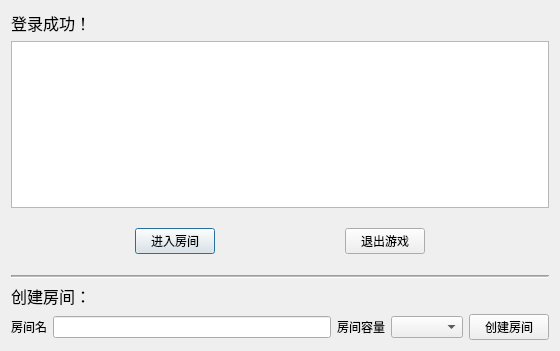
<?xml version="1.0" encoding="UTF-8"?>
<ui version="4.0">
 <class>hall_system</class>
 <widget class="QDialog" name="hall_system">
  <property name="geometry">
   <rect>
    <x>0</x>
    <y>0</y>
    <width>560</width>
    <height>351</height>
   </rect>
  </property>
  <property name="windowTitle">
   <string>hall_system</string>
  </property>
  <layout class="QVBoxLayout" name="verticalLayout">
   <item>
    <widget class="QLabel" name="Tips">
     <property name="font">
      <font>
       <family>黑体</family>
       <pointsize>12</pointsize>
      </font>
     </property>
     <property name="text">
      <string>登录成功！</string>
     </property>
    </widget>
   </item>
   <item>
    <widget class="QTableView" name="roomTable"/>
   </item>
   <item>
    <spacer name="verticalSpacer">
     <property name="orientation">
      <enum>Qt::Vertical</enum>
     </property>
     <property name="sizeHint" stdset="0">
      <size>
       <width>20</width>
       <height>40</height>
      </size>
     </property>
    </spacer>
   </item>
   <item>
    <layout class="QHBoxLayout" name="horizontalLayout_2">
     <item>
      <spacer name="horizontalSpacer_3">
       <property name="orientation">
        <enum>Qt::Horizontal</enum>
       </property>
       <property name="sizeHint" stdset="0">
        <size>
         <width>40</width>
         <height>20</height>
        </size>
       </property>
      </spacer>
     </item>
     <item>
      <widget class="QPushButton" name="enterBtn">
       <property name="text">
        <string>进入房间</string>
       </property>
      </widget>
     </item>
     <item>
      <spacer name="horizontalSpacer_2">
       <property name="orientation">
        <enum>Qt::Horizontal</enum>
       </property>
       <property name="sizeHint" stdset="0">
        <size>
         <width>40</width>
         <height>20</height>
        </size>
       </property>
      </spacer>
     </item>
     <item>
      <widget class="QPushButton" name="exitBtn">
       <property name="text">
        <string>退出游戏</string>
       </property>
      </widget>
     </item>
     <item>
      <spacer name="horizontalSpacer">
       <property name="orientation">
        <enum>Qt::Horizontal</enum>
       </property>
       <property name="sizeHint" stdset="0">
        <size>
         <width>40</width>
         <height>20</height>
        </size>
       </property>
      </spacer>
     </item>
    </layout>
   </item>
   <item>
    <spacer name="verticalSpacer_2">
     <property name="orientation">
      <enum>Qt::Vertical</enum>
     </property>
     <property name="sizeHint" stdset="0">
      <size>
       <width>20</width>
       <height>40</height>
      </size>
     </property>
    </spacer>
   </item>
   <item>
    <widget class="Line" name="line">
     <property name="lineWidth">
      <number>1</number>
     </property>
     <property name="midLineWidth">
      <number>1</number>
     </property>
     <property name="orientation">
      <enum>Qt::Horizontal</enum>
     </property>
    </widget>
   </item>
   <item>
    <widget class="QLabel" name="label_3">
     <property name="font">
      <font>
       <family>黑体</family>
       <pointsize>12</pointsize>
       <weight>50</weight>
       <bold>false</bold>
      </font>
     </property>
     <property name="text">
      <string>创建房间：</string>
     </property>
    </widget>
   </item>
   <item>
    <layout class="QHBoxLayout" name="horizontalLayout">
     <item>
      <widget class="QLabel" name="label">
       <property name="text">
        <string>房间名</string>
       </property>
      </widget>
     </item>
     <item>
      <widget class="QLineEdit" name="roomnameEdit"/>
     </item>
     <item>
      <widget class="QLabel" name="label_2">
       <property name="text">
        <string>房间容量</string>
       </property>
      </widget>
     </item>
     <item>
      <widget class="QComboBox" name="capacity">
       <property name="editable">
        <bool>false</bool>
       </property>
       <property name="currentText">
        <string/>
       </property>
       <property name="currentIndex">
        <number>-1</number>
       </property>
      </widget>
     </item>
     <item>
      <widget class="QPushButton" name="creatBtn">
       <property name="text">
        <string>创建房间</string>
       </property>
      </widget>
     </item>
    </layout>
   </item>
  </layout>
 </widget>
 <layoutdefault spacing="6" margin="11"/>
 <tabstops>
  <tabstop>roomnameEdit</tabstop>
  <tabstop>creatBtn</tabstop>
  <tabstop>capacity</tabstop>
  <tabstop>enterBtn</tabstop>
  <tabstop>exitBtn</tabstop>
  <tabstop>roomTable</tabstop>
 </tabstops>
 <resources/>
 <connections>
  <connection>
   <sender>exitBtn</sender>
   <signal>clicked()</signal>
   <receiver>hall_system</receiver>
   <slot>close()</slot>
   <hints>
    <hint type="sourcelabel">
     <x>478</x>
     <y>411</y>
    </hint>
    <hint type="destinationlabel">
     <x>310</x>
     <y>220</y>
    </hint>
   </hints>
  </connection>
 </connections>
</ui>
